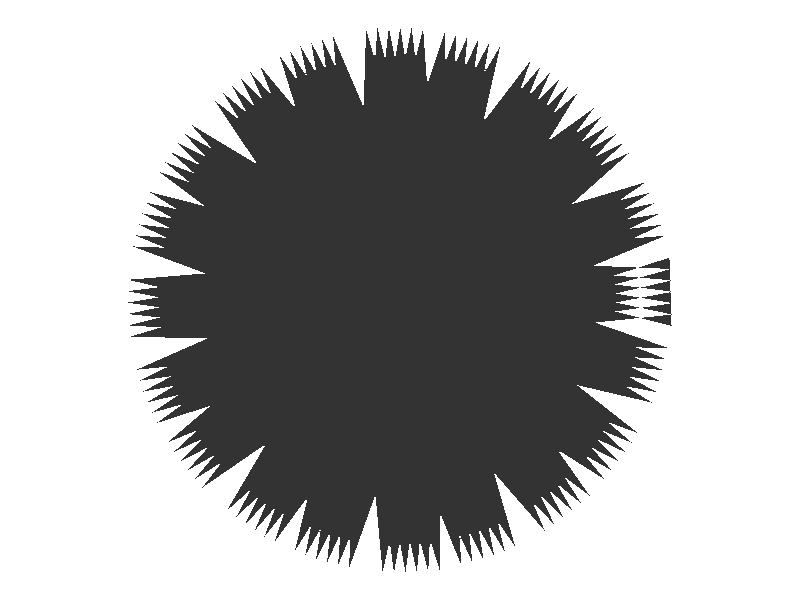

Recreate this plot in R.
## ---- chunk 1
knitr::opts_chunk$set(
  comment = NA, 
  echo = TRUE, 
  warning = TRUE, 
  message = TRUE, 
  fig.width = 11, 
  fig.height = 8.5,
  error = TRUE
)
## ---- chunk 2
# import libraries
library(tidyverse)
## ---- chunk 3
n <- 120

tibble(
  x = accumulate(1:n, ~.x + cos(.y * (pi)^10), .init=0),
  y = accumulate(1:n, ~.x + sin(.y * (pi)^10), .init=0)
) %>%
  ggplot(aes(x, y)) +
    geom_polygon() +
    coord_equal() +
    theme_void()
